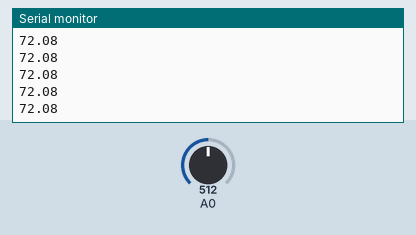
Recording of a sketch running on a simulated Arduino Pro Mini, built with avr-gcc and run on an emulated ATmega328P. On the bench: the last lines printed to the serial monitor. The inputs (shaded band) are chosen by the test bench; at power-on: A0 = 512.

Above: at 1.2 s.
1.3 s: A0 set to 716
At 1.49 s:
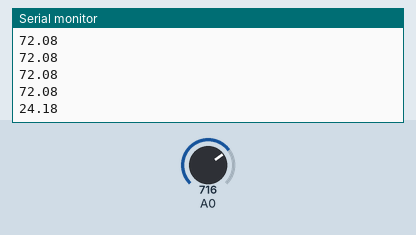
2.8 s: A0 set to 900
At 2.84 s:
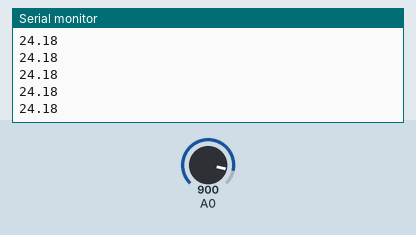
Timing chart, 0 to 5.8 s (numbered marks = the images above; inputs shaded):
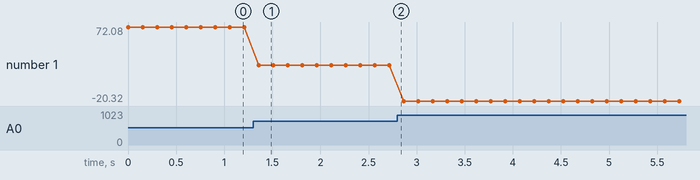

Measured:
- after the input at 1.3 s, the serial monitor: prints a new line after 0.06 s (image 1)
- plotted number 1: 72.08 → 24.18 after the input at 1.3 s, 24.18 → -20.32 after the input at 2.8 s

The sketch:

TempSensorBasic1.ino
```cpp
// (licence header left out)
int x = 0;  //I always call the serial data x because I fucking feel like it
float mV = 0.0; //voltage in mV, now floating point
float T_C = 0.0; //temperature in C
float T_K = 0.0; //kelvin
float T_F = 0.0; //faranheit
int interval = 150;  //interval between points in ms

void setup() {
  Serial.begin(115200);  //baud rate of serial connection
}

void loop() {
  x = analogRead(A0);  //read A0
  mV = 3300.0*float(x)/1023.0;   //convert to float then conver to mV, assuming 3.3 V Vcc, also convert to mV not V
  T_C = 30 + (sqrt(184.47 + 0.01732*(2230.8 - mV)) - 13.582)/0.00866;  //exact parabolic solution from the data sheet
  T_F = 1.8*T_C + 32.0;  //convert to F
  T_K = T_C + 273.15;    //convert to K
  Serial.println(T_C);   //spit out the data
  delay(interval);       //wait
}
```
